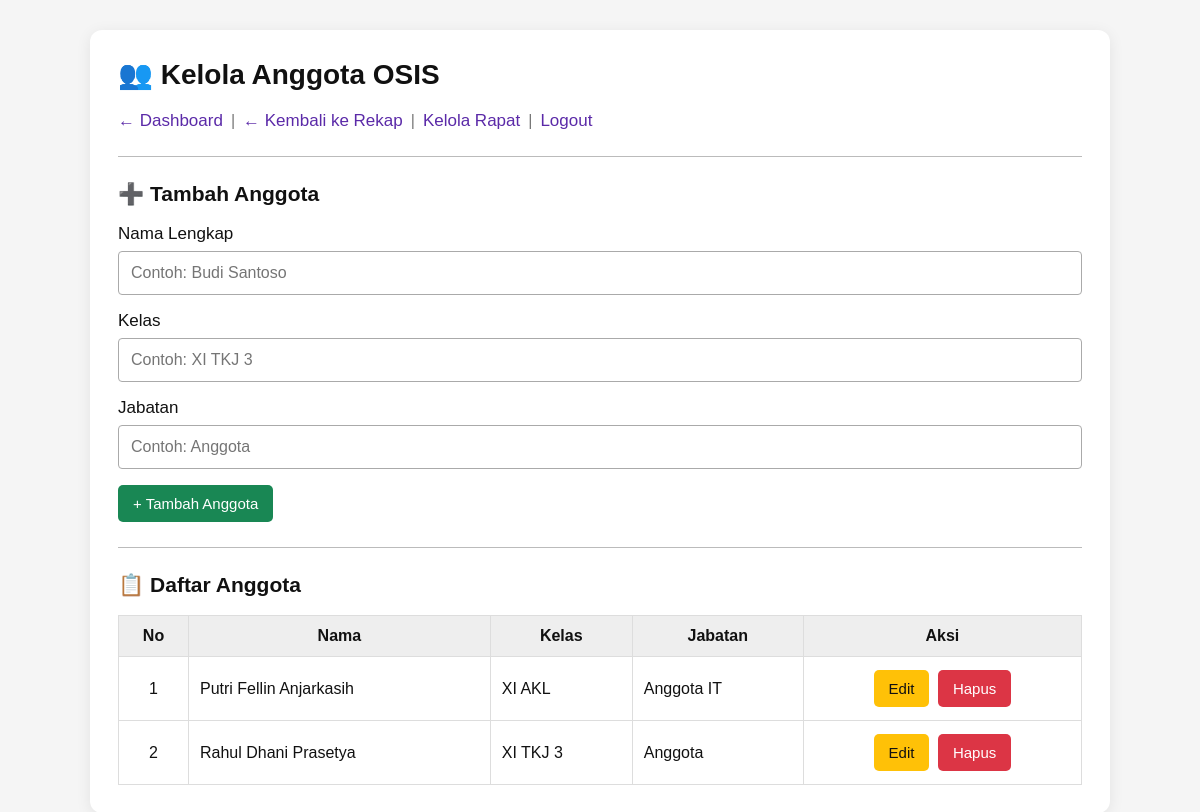
Page /admin_anggota.php (signed in) on the committed database.
### tables this page shows
CREATE TABLE `anggota_osis` (
  `id` int(11) NOT NULL,
  `nama` varchar(100) NOT NULL,
  `kelas` varchar(50) NOT NULL,
  `jabatan` varchar(100) NOT NULL
);

### admin_anggota.php (the view, shortened to what this page needs)
<?php
require_once "koneksi.php";
?>
<!DOCTYPE html>
<html lang="id">
<head>
</head>
<body>
<div class="container">
    <h2>👥 Kelola Anggota OSIS</h2>
    <div class="nav">
        <a href="admin_dashboard.php">
            ← Dashboard
        </a>
        <span>|</span>
        <a href="rekap.php">
            ← Kembali ke Rekap
        </a>
        <span>|</span>
        <a href="admin_rapat.php">
            Kelola Rapat
        </a>
        <span>|</span>
        <a href="logout_rekap.php">
            Logout
        </a>
    </div>
    <hr>
    <h3>➕ Tambah Anggota</h3>
    <form method="post">
        <div class="form-group">
            <label for="nama">
                Nama Lengkap
            </label>
            <input
                type="text"
                id="nama"
                name="nama"
                placeholder="Contoh: Budi Santoso"
                required
            >
        </div>
        <div class="form-group">
            <label for="kelas">
                Kelas
            </label>
            <input
                type="text"
                id="kelas"
                name="kelas"
                placeholder="Contoh: XI TKJ 3"
                required
            >
        </div>
        <div class="form-group">
            <label for="jabatan">
                Jabatan
            </label>
            <input
                type="text"
                id="jabatan"
                name="jabatan"
                placeholder="Contoh: Anggota"
                required
            >
        </div>
        <button
            type="submit"
            name="tambah"
            class="btn btn-tambah"
        >
            + Tambah Anggota
        </button>
    </form>
    <hr>
    <h3>📋 Daftar Anggota</h3>
    <div class="table-wrapper">
        <table>
            <thead>
                <tr>
                    <th>No</th>
                    <th>Nama</th>
                    <th>Kelas</th>
                    <th>Jabatan</th>
                    <th>Aksi</th>
                </tr>
            </thead>
            <tbody>
            <?php
            $anggota = mysqli_query(
                $koneksi,
                "SELECT *
                 FROM anggota_osis
                 ORDER BY nama ASC"
            );
            $no = 1;
            if (mysqli_num_rows($anggota) > 0) {
                while ($a = mysqli_fetch_assoc($anggota)) {
            ?>
                <tr>
                    <td>
                        <?= $no++ ?>
                    </td>
                    <td>
                        <?= htmlspecialchars($a['nama']) ?>
                    </td>
                    <td>
                        <?= htmlspecialchars($a['kelas']) ?>
                    </td>
                    <td>
                        <?= htmlspecialchars($a['jabatan']) ?>
                    </td>
                    <td class="aksi">
                        <a
                            href="edit_anggota.php?id=<?= $a['id'] ?>"
                            class="btn btn-edit"
                        >
                            Edit
                        </a>
                        <a
                            href="admin_anggota.php?hapus=<?= $a['id'] ?>"
                            class="btn btn-hapus"
                            onclick="return confirm('Yakin ingin menghapus anggota ini?');"
                        >
                            Hapus
                        </a>
                    </td>
                </tr>
            <?php
                }
            }
            ?>
            </tbody>
        </table>
    </div>
</div>
</body>
</html>

### admin_anggota.php (style rules this page uses)
* { box-sizing: border-box; }
body { margin: 0; padding: 30px 15px; font-family: Arial, Helvetica, sans-serif; background: #f5f5f5; color: #111; }
.container { max-width: 1020px; margin: auto; background: white; padding: 28px; border-radius: 12px; box-shadow: 0 3px 15px rgba(0,0,0,0.08); }
h1, h2, h3 { margin-top: 0; }
h2 { font-size: 28px; margin-bottom: 20px; }
h3 { font-size: 21px; margin-top: 0; margin-bottom: 18px; }
.nav { display: flex; flex-wrap: wrap; align-items: center; gap: 8px; margin-bottom: 25px; }
.nav a { color: #5b2aa8; text-decoration: none; font-size: 17px; }
.nav span { color: #777; }
hr { border: 0; border-top: 1px solid #bbb; margin: 25px 0; }
.form-group { margin-bottom: 16px; }
label { display: block; margin-bottom: 7px; font-size: 17px; }
input { width: 100%; padding: 12px; border: 1px solid #aaa; border-radius: 4px; font-size: 16px; }
.btn { border: 0; border-radius: 5px; padding: 10px 15px; font-size: 15px; cursor: pointer; text-decoration: none; display: inline-block; }
.btn-tambah { background: #198754; color: white; }
.btn-edit { background: #ffc107; color: #111; }
.btn-hapus { background: #dc3545; color: white; }
.table-wrapper { width: 100%; overflow-x: auto; }
table { width: 100%; border-collapse: collapse; min-width: 650px; }
th, td { border: 1px solid #ddd; padding: 11px; text-align: left; }
th { background: #eee; text-align: center; font-size: 16px; }
td:first-child { text-align: center; width: 70px; }
.aksi { text-align: center; white-space: nowrap; }
.aksi a { margin: 2px; }

### rows in the picture
anggota_osis: nama "Putri Fellin Anjarkasih", kelas "XI AKL", jabatan "Anggota IT"
anggota_osis: nama "Rahul Dhani Prasetya", kelas "XI TKJ 3", jabatan "Anggota"
